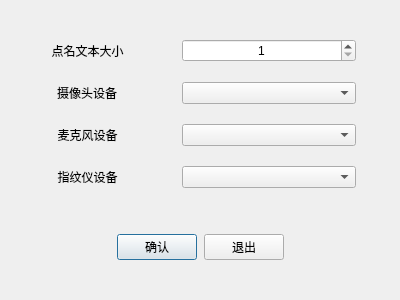
<?xml version="1.0" encoding="UTF-8"?>
<ui version="4.0">
 <class>Dialog</class>
 <widget class="QDialog" name="Dialog">
  <property name="geometry">
   <rect>
    <x>0</x>
    <y>0</y>
    <width>400</width>
    <height>300</height>
   </rect>
  </property>
  <property name="windowTitle">
   <string>Dialog</string>
  </property>
  <property name="sizeGripEnabled">
   <bool>false</bool>
  </property>
  <property name="modal">
   <bool>false</bool>
  </property>
  <layout class="QVBoxLayout" name="verticalLayout" stretch="3,1">
   <property name="spacing">
    <number>7</number>
   </property>
   <property name="leftMargin">
    <number>0</number>
   </property>
   <property name="topMargin">
    <number>0</number>
   </property>
   <property name="rightMargin">
    <number>0</number>
   </property>
   <property name="bottomMargin">
    <number>0</number>
   </property>
   <item>
    <layout class="QGridLayout" name="gridLayout" columnstretch="1,2,1,4,1">
     <property name="leftMargin">
      <number>0</number>
     </property>
     <property name="topMargin">
      <number>0</number>
     </property>
     <property name="rightMargin">
      <number>0</number>
     </property>
     <property name="bottomMargin">
      <number>0</number>
     </property>
     <property name="verticalSpacing">
      <number>20</number>
     </property>
     <item row="0" column="0">
      <spacer name="horizontalSpacer">
       <property name="orientation">
        <enum>Qt::Horizontal</enum>
       </property>
       <property name="sizeHint" stdset="0">
        <size>
         <width>40</width>
         <height>20</height>
        </size>
       </property>
      </spacer>
     </item>
     <item row="0" column="2">
      <spacer name="horizontalSpacer_2">
       <property name="orientation">
        <enum>Qt::Horizontal</enum>
       </property>
       <property name="sizeHint" stdset="0">
        <size>
         <width>40</width>
         <height>20</height>
        </size>
       </property>
      </spacer>
     </item>
     <item row="0" column="4">
      <spacer name="horizontalSpacer_3">
       <property name="orientation">
        <enum>Qt::Horizontal</enum>
       </property>
       <property name="sizeHint" stdset="0">
        <size>
         <width>40</width>
         <height>20</height>
        </size>
       </property>
      </spacer>
     </item>
     <item row="0" column="1">
      <widget class="QLabel" name="label_2">
       <property name="text">
        <string>点名文本大小</string>
       </property>
       <property name="alignment">
        <set>Qt::AlignCenter</set>
       </property>
      </widget>
     </item>
     <item row="0" column="3">
      <widget class="QSpinBox" name="font_spin_box">
       <property name="alignment">
        <set>Qt::AlignCenter</set>
       </property>
       <property name="minimum">
        <number>1</number>
       </property>
      </widget>
     </item>
     <item row="1" column="3">
      <widget class="QComboBox" name="cameraBox"/>
     </item>
     <item row="1" column="1" alignment="Qt::AlignHCenter">
      <widget class="QLabel" name="label_3">
       <property name="text">
        <string>摄像头设备</string>
       </property>
      </widget>
     </item>
     <item row="3" column="1">
      <widget class="QLabel" name="label_5">
       <property name="text">
        <string>指纹仪设备</string>
       </property>
       <property name="alignment">
        <set>Qt::AlignCenter</set>
       </property>
      </widget>
     </item>
     <item row="2" column="1">
      <widget class="QLabel" name="label_4">
       <property name="text">
        <string>麦克风设备</string>
       </property>
       <property name="alignment">
        <set>Qt::AlignCenter</set>
       </property>
      </widget>
     </item>
     <item row="2" column="3">
      <widget class="QComboBox" name="micBox"/>
     </item>
     <item row="3" column="3">
      <widget class="QComboBox" name="figureBox"/>
     </item>
    </layout>
   </item>
   <item>
    <layout class="QHBoxLayout" name="horizontalLayout_2">
     <item>
      <spacer name="horizontalSpacer_5">
       <property name="orientation">
        <enum>Qt::Horizontal</enum>
       </property>
       <property name="sizeHint" stdset="0">
        <size>
         <width>40</width>
         <height>20</height>
        </size>
       </property>
      </spacer>
     </item>
     <item>
      <widget class="QPushButton" name="SubmitButton">
       <property name="text">
        <string>确认</string>
       </property>
      </widget>
     </item>
     <item>
      <widget class="QPushButton" name="ResetButton">
       <property name="text">
        <string>退出</string>
       </property>
      </widget>
     </item>
     <item>
      <spacer name="horizontalSpacer_4">
       <property name="orientation">
        <enum>Qt::Horizontal</enum>
       </property>
       <property name="sizeHint" stdset="0">
        <size>
         <width>40</width>
         <height>20</height>
        </size>
       </property>
      </spacer>
     </item>
    </layout>
   </item>
  </layout>
 </widget>
 <resources/>
 <connections/>
</ui>
